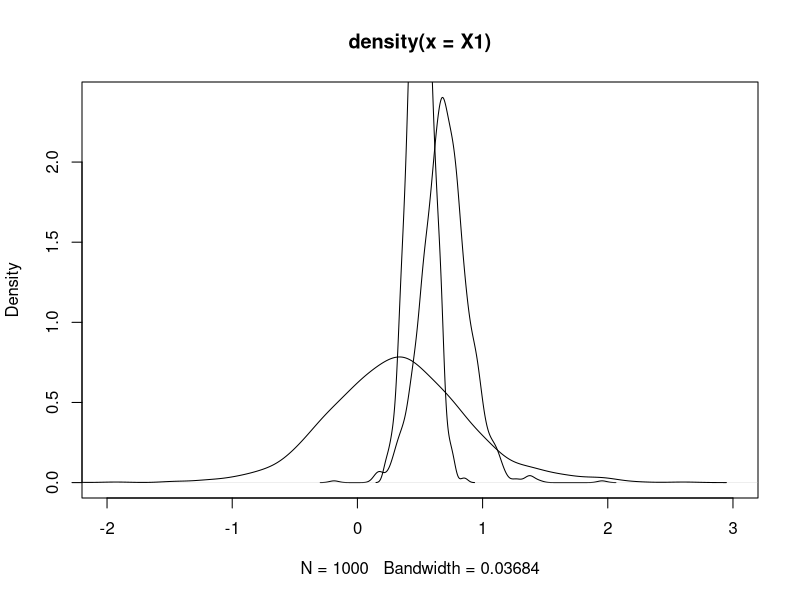
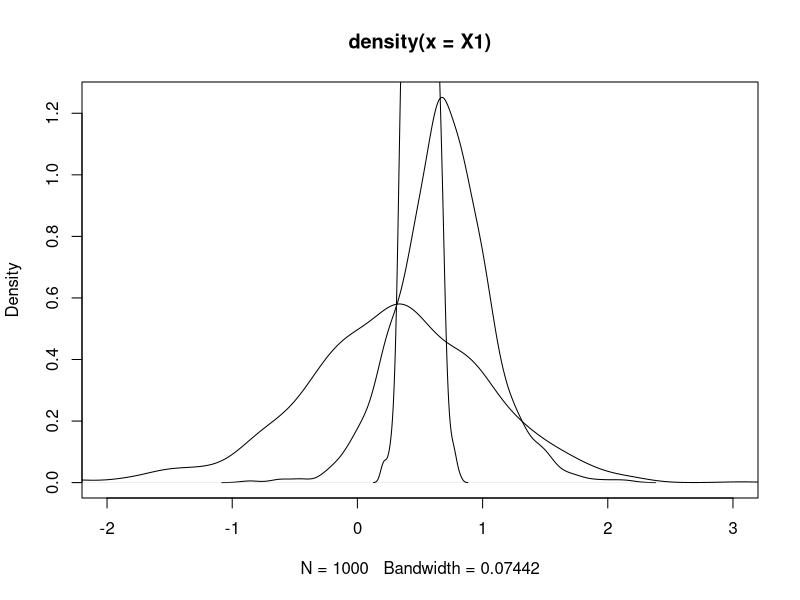
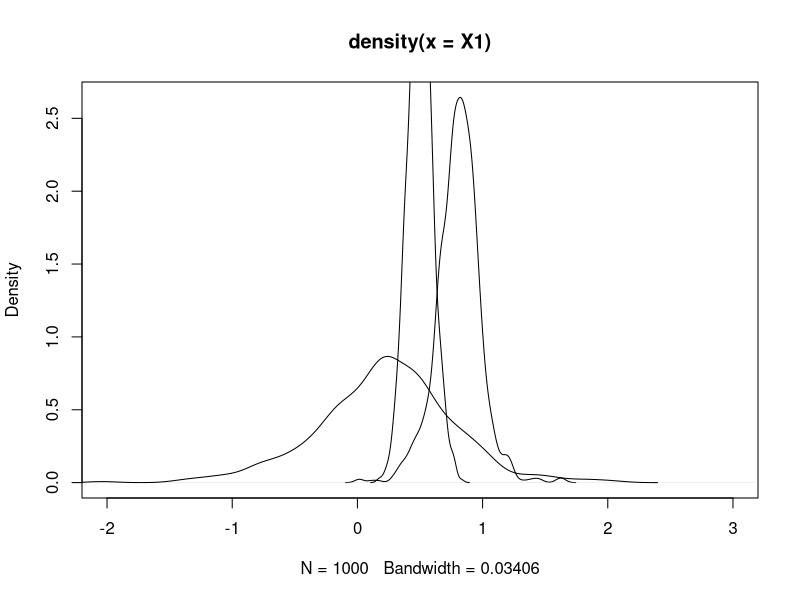

Write R code to recreate these figures, in order.
n.i <- 1000

x1.u <- 0.7; x1.s <- 0.1
x2.u <- 0.3; x2.s <- 0.3 
v.sd <- 0.1

X1 <- x1.u + x1.s*rlogis(n.i)
X2 <- x2.u + x2.s*rlogis(n.i)

# X <- ifelse(T.fail <= 2, X1, X2)

v.i <- rnorm(n.i, mean = 0.5, sd = v.sd)

plot(density(X1), xlim = c(-2,3))
lines(density(X2))
lines(density(v.i))


x1.u <- 0.7; x1.s <- 0.2
x2.u <- 0.3; x2.s <- 0.4
v.sd <- 0.1

X1 <- x1.u + x1.s*rlogis(n.i)
X2 <- x2.u + x2.s*rlogis(n.i)

v.i <- rnorm(n.i, mean = 0.5, sd = v.sd)

plot(density(X1), xlim = c(-2,3))
lines(density(X2))
lines(density(v.i))


x1.u <- 0.8; x1.s <- 0.1
x2.u <- 0.2; x2.s <- 0.3
v.sd <- 0.1

X1 <- x1.u + x1.s*rlogis(n.i)
X2 <- x2.u + x2.s*rlogis(n.i)

v.i <- rnorm(n.i, mean = 0.5, sd = v.sd)

plot(density(X1), xlim = c(-2,3))
lines(density(X2))
lines(density(v.i))
